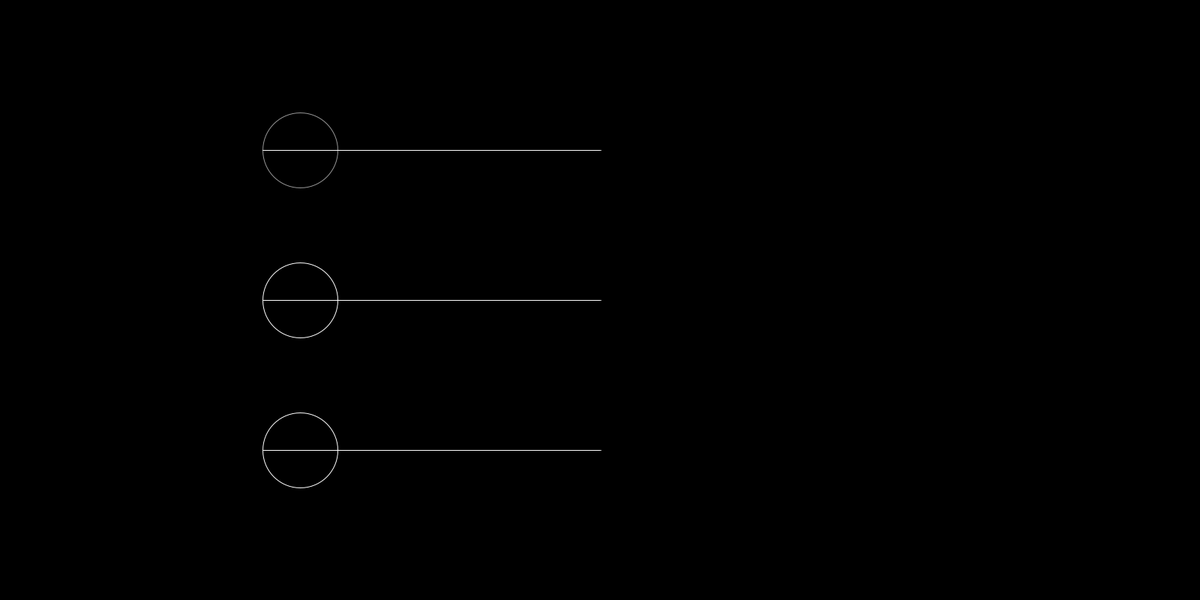
Frame 1 (no input)
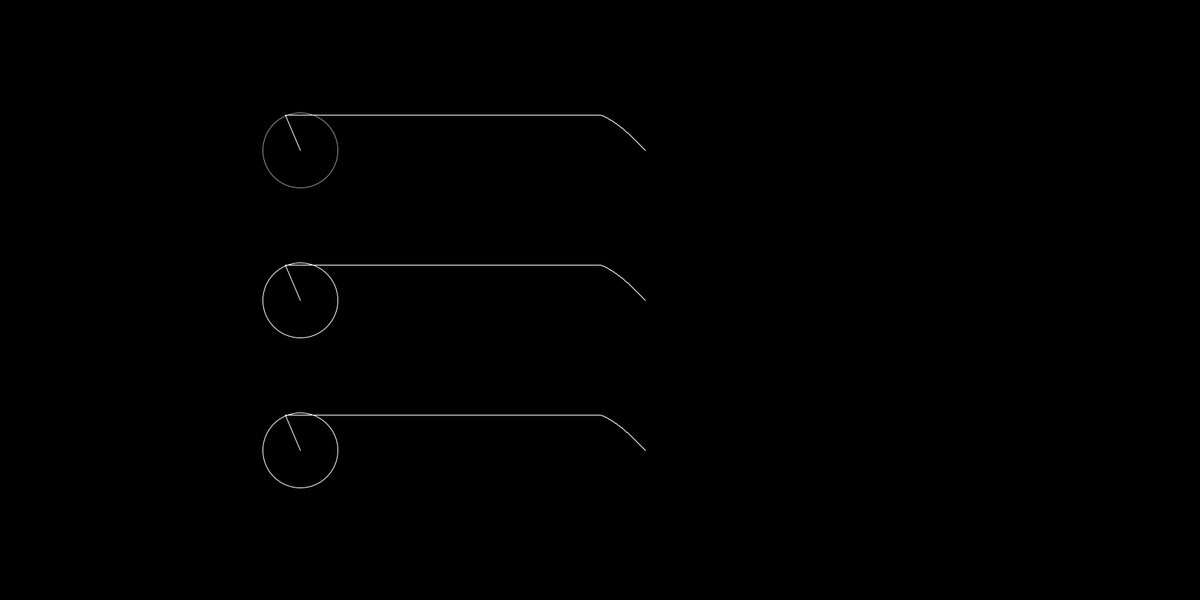
Frame 60 (the mouse pressed at the canvas centre just before this capture)
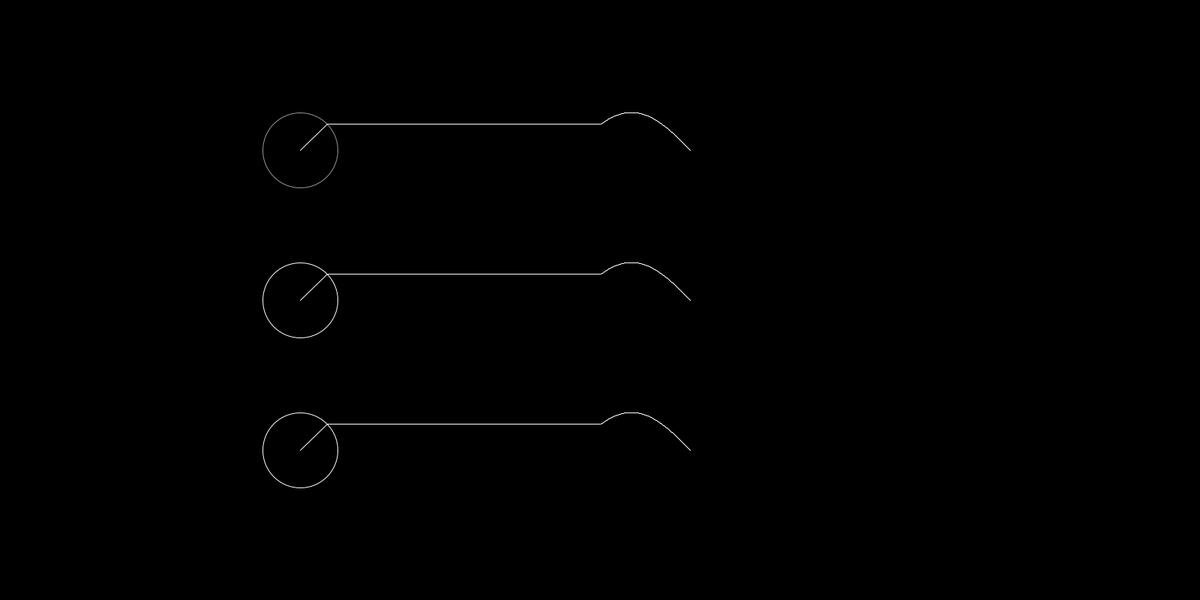
Frame 120 (the mouse held since frame 60 and released just before this capture)

The Processing sketch that drew these frames (run headless with seeded random() and noise(); from frame 60 on, the mouse is pressed at the canvas centre):

// Processing sketch: synth_waves
// ── synth_waves.pde
void setup(){
  size(1600,800);
  background(0);
  noFill();
  stroke(255);
}

float time=0;
float r0 = 50;
float r = 100;
float angle0 = 0;
float angle = 0;
float cX =0;
float cY =0;
float cXnext =0;
float cYnext =0;
float angleSpeed=2;
PVector t = new PVector(1,0);
int iterations = 1;
ArrayList<PVector> list = new ArrayList<>();
ArrayList<PVector> list2 = new ArrayList<>();
ArrayList<PVector> list3 = new ArrayList<>();

void draw(){
  background(0);
  //reset circles
  cX=width/4;
  cY=height/4;
  r=r0;
  angle = angle0+PI;
  //draw circles
  for( int i =0 ; i<iterations; i++){
    //update radius and angle
    r = r0/(2*(i+1)-1);
    angle = (2*(i+1)-1)*angle0;
    //draw circle and line, and update center
    cXnext = cX + cos(angle+PI)*r;
    cYnext = cY + sin(angle+PI)*r;
    stroke(255,150);
    circle(cX,cY,r*2);
    stroke(255);
    line(cX,cY,cXnext,cYnext);
    cX = cXnext;
    cY = cYnext;
  }
  //connection line
  line(cX,cY,width/2,cY);
  //update points in graph
  PVector v1 = new PVector(0,0);
  v1.set(width/2,cY);
  list.add(v1);
  for(PVector u : list){ u.add(t); point(u.x,u.y);}
  //draw graph
  beginShape();
  for(PVector u : list){vertex(u.x,u.y);}
  endShape();
  
  
  //reset circles
  cX=width/4;
  cY=height/2;
  r=r0;
  angle = angle0+PI;
  //draw circles
  for( int i =0 ; i<iterations; i++){
    //update radius and angle
    r = r0* (pow(-1,i+1)/(i+1));
    angle = (i+1)*angle0;
    //draw circle and line, and update center
    cXnext = cX + cos(angle)*r;
    cYnext = cY + sin(angle)*r;
    circle(cX,cY,r*2);
    line(cX,cY,cXnext,cYnext);
    cX = cXnext;
    cY = cYnext;
  }
  //connection line
  line(cX,cY,width/2,cY);
  //update points in graph
  PVector v2 = new PVector(0,0);
  v2.set(width/2,cY);
  list2.add(v2);
  for(PVector u : list2){ u.add(t); point(u.x,u.y);}
  //draw graph
  beginShape();
  for(PVector u : list2){vertex(u.x,u.y);}
  endShape();
  
  
  
  //reset circles
  cX=width/4;
  cY=3*height/4;
  r=r0;
  angle = angle0;
  //draw circles
  for( int i =0 ; i<iterations; i++){
    //update radius and angle
    r = r0* (pow(-1,i+1)/pow(2*(i+1)-1,2));
    angle = (2*(i+1)-1)*angle0;
    //draw circle and line, and update center
    cXnext = cX + cos(angle)*r;
    cYnext = cY + sin(angle)*r;
    circle(cX,cY,r*2);
    line(cX,cY,cXnext,cYnext);
    cX = cXnext;
    cY = cYnext;
  }
  //connection line
  line(cX,cY,width/2,cY);
  //update points in graph
  PVector v3 = new PVector(0,0);
  v3.set(width/2,cY);
  list3.add(v3);
  for(PVector u : list3){ u.add(t); point(u.x,u.y);}
  //draw graph
  beginShape();
  for(PVector u : list3){vertex(u.x,u.y);}
  endShape();
  
  
  
  
  time++;
  angle0 = angleSpeed*time/100;
}


void keyPressed(){
  if ( key == CODED ){
  if (keyCode == UP){
    iterations ++;
  }
  if (keyCode == DOWN){
    iterations--;
    if (iterations <1) {iterations = 1;}
  }
  if (keyCode == RIGHT){
    iterations += 10;
  }
  if (keyCode == LEFT){
    iterations -= 10;
    if (iterations <1) {iterations = 1;}
  }
  }
}
